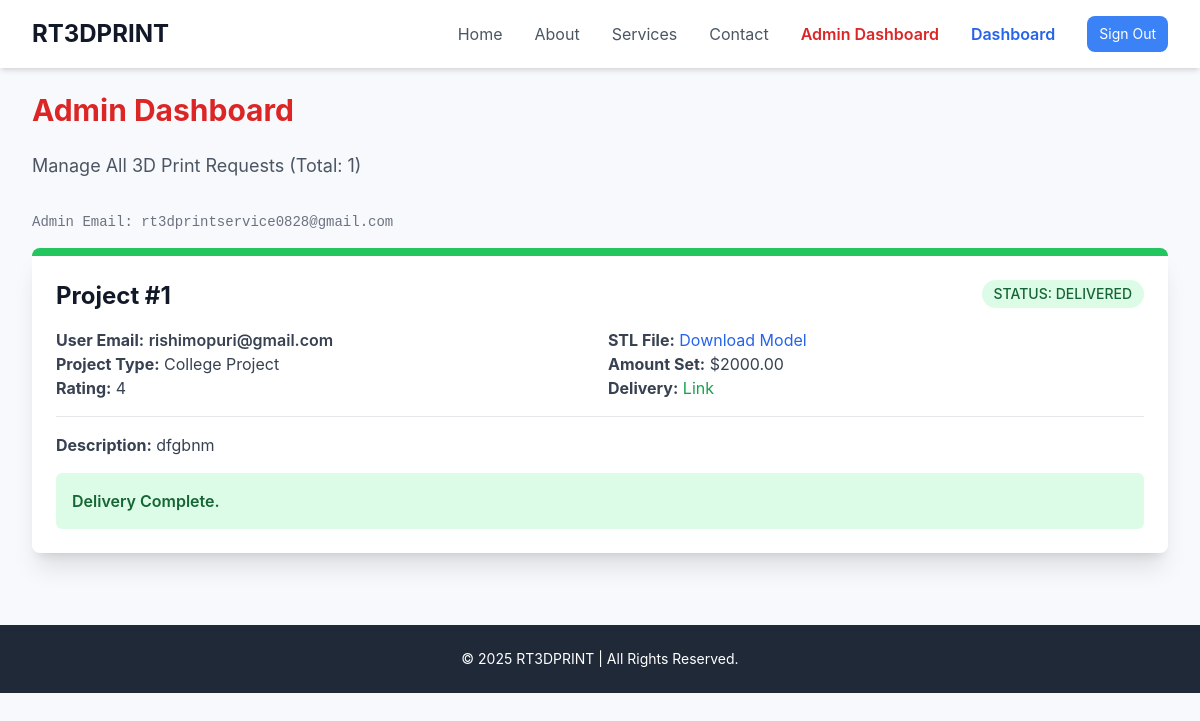
The app's page /admin/dashboard (signed in) with its own data.
### app.py (models this page shows, shortened)
class User(db.Model):
    id = db.Column(db.Integer, primary_key=True)
    email = db.Column(db.String(120), unique=True, nullable=False)
    password_hash = db.Column(db.String(128), nullable=False)
    is_admin = db.Column(db.Boolean, default=False)
    projects = db.relationship('Project', backref='user', lazy=True)

class Project(db.Model):
    id = db.Column(db.Integer, primary_key=True)
    user_id = db.Column(db.Integer, db.ForeignKey('user.id'), nullable=False)
    project_type = db.Column(db.String(50), nullable=False)
    description = db.Column(db.Text, nullable=False)
    stl_path = db.Column(db.String(255)) # Path to uploaded STL file
    status = db.Column(db.String(50), default='PENDING') # PENDING, PAYMENT_AWAITING, PAID, PROCESSING, DELIVERED
    payment_amount = db.Column(db.Float)
    payment_qr_link = db.Column(db.String(255)) # Link to QR code or instructions
    payment_proof_path = db.Column(db.String(255)) # Path to uploaded screenshot
    admin_notes = db.Column(db.Text)
    delivery_link = db.Column(db.String(255)) # Link to final ZIP/Drive file
    user_rating = db.Column(db.Integer)

### app.py (the view)
    @login_required
    def wrapper(*args, **kwargs):
        user = db.session.get(User, session.get('user_id'))
        if user is None or not user.is_admin:
            flash('Access denied. Admin privileges required.', 'danger')
            return redirect(url_for('user_dashboard'))
        return f(*args, **kwargs)

### app.py (called while the page is built)
def login_required(f):
    def wrapper(*args, **kwargs):
        if 'user_id' not in session:
            flash('Please log in to access this page.', 'danger')
            return redirect(url_for('login'))
        return f(*args, **kwargs)
    wrapper.__name__ = f.__name__
    return wrapper

def admin_required(f):
    @login_required
    def wrapper(*args, **kwargs):
        user = db.session.get(User, session.get('user_id'))
        if user is None or not user.is_admin:
            flash('Access denied. Admin privileges required.', 'danger')
            return redirect(url_for('user_dashboard'))
        return f(*args, **kwargs)
    wrapper.__name__ = f.__name__
    return wrapper

@app.before_request
def check_auth_status():
    g.current_user_is_admin = False
    g.current_user_email = None
    g.logged_in = 'user_id' in session
    if g.logged_in:
        user = db.session.get(User, session.get('user_id'))
        if user:
            g.current_user_is_admin = user.is_admin
            g.current_user_email = user.email

@app.context_processor
def inject_user_status():
    return {
        'logged_in': g.logged_in,
        'current_user_is_admin': g.current_user_is_admin,
        'current_user_email': g.current_user_email
    }

@app.route('/admin/dashboard')
@admin_required
def admin_dashboard():
    projects = Project.query.order_by(Project.id.desc()).all()
    return render_template('admin_dashboard.html', title="Admin Dashboard", projects=projects)

### templates/admin_dashboard.html (shortened to what this page needs)
{% extends "layout.html" %}
{% block content %}
<h1 class="text-3xl font-bold text-red-600 mb-6">Admin Dashboard</h1>
<p class="text-lg text-gray-600 mb-8">Manage All 3D Print Requests (Total: {{ projects|length }})</p>
<p class="text-sm font-mono text-gray-500 mb-4">Admin Email: {{ current_user_email }}</p>
<div class="space-y-8">
    {% for project in projects %}
    <div class="bg-white p-6 rounded-lg shadow-xl border-t-8
        {% if project.status == 'PENDING' %} border-gray-500
        {% elif project.status == 'PAYMENT_AWAITING' %} border-yellow-500
        {% elif project.status == 'PAID' %} border-indigo-500
        {% elif project.status == 'PROCESSING' %} border-blue-500
        {% elif project.status == 'DELIVERED' %} border-green-500
        {% endif %}">
        <div class="flex justify-between items-start mb-4">
            <h2 class="text-2xl font-bold text-gray-900">Project #{{ project.id }}</h2>
            <span class="px-3 py-1 text-sm font-medium rounded-full
                {% if project.status == 'PENDING' %} bg-gray-200 text-gray-800
                {% elif project.status == 'PAYMENT_AWAITING' %} bg-yellow-100 text-yellow-800
                {% elif project.status == 'PAID' %} bg-indigo-100 text-indigo-800
                {% elif project.status == 'PROCESSING' %} bg-blue-100 text-blue-800
                {% elif project.status == 'DELIVERED' %} bg-green-100 text-green-800
                {% endif %}">
                STATUS: {{ project.status | replace('_', ' ') | upper }}
            </span>
        </div>
        <div class="grid grid-cols-1 md:grid-cols-2 gap-4 text-gray-700 border-b pb-4 mb-4">
            <div>
                <p><strong>User Email:</strong> <span class="font-semibold">{{ project.user.email }}</span></p>
                <p><strong>Project Type:</strong> {{ project.project_type }}</p>
                <p><strong>Rating:</strong> {{ project.user_rating if project.user_rating else 'N/A' }}</p>
            </div>
            <div>
                <p><strong>STL File:</strong> <a href="{{ url_for('download_file', filename=project.stl_path.split('/')[-1]) }}" class="text-blue-600 hover:underline">Download Model</a></p>
                <p><strong>Amount Set:</strong> ${{ "%.2f"|format(project.payment_amount) if project.payment_amount else 'N/A' }}</p>
                {% if project.delivery_link %}
                <p><strong>Delivery:</strong> <a href="{{ project.delivery_link }}" target="_blank" class="text-green-600 hover:underline">Link</a></p>
                {% endif %}
            </div>
        </div>
        <p class="text-gray-700 mb-4"><strong>Description:</strong> {{ project.description }}</p>
        {% if project.status == 'DELIVERED' %}
        <div class="bg-green-100 p-4 rounded-md mt-4">
            <p class="font-semibold text-green-800">Delivery Complete.</p>
        </div>
        {% endif %}
    </div>
    {% endfor %}
</div>
{% endblock %}

### templates/layout.html (shortened to what this page needs)
<!DOCTYPE html>
<html lang="en">
<head>
    <script src="https://cdn.tailwindcss.com"></script>
</head>
<body>
    <header class="bg-white shadow-md">
        <nav class="max-w-7xl mx-auto px-4 sm:px-6 lg:px-8 py-4 flex justify-between items-center">
            <a href="{{ url_for('index') }}" class="text-2xl font-bold text-gray-900">RT3DPRINT</a>
            <div class="hidden md:flex space-x-8 items-center text-gray-600">
                <a href="{{ url_for('index') }}#home" class="hover:text-gray-900">Home</a>
                <a href="{{ url_for('index') }}#about" class="hover:text-gray-900">About</a>
                <a href="{{ url_for('index') }}#services" class="hover:text-gray-900">Services</a>
                <a href="{{ url_for('index') }}#contact" class="hover:text-gray-900">Contact</a>
                {% if logged_in and current_user_is_admin %}
                    <a href="{{ url_for('admin_dashboard') }}" class="text-red-600 font-semibold hover:text-red-700">Admin Dashboard</a>
                {% endif %}
                {% if logged_in %}
                    <a href="{{ url_for('user_dashboard') }}" class="text-blue-600 font-semibold hover:text-blue-700">Dashboard</a>
                    <a href="{{ url_for('logout') }}" class="px-3 py-2 text-sm text-white btn-primary">Sign Out</a>
                {% else %}
                    <a href="{{ url_for('login') }}" class="hover:text-gray-900">Sign In</a>
                    <a href="{{ url_for('signup') }}" class="px-3 py-2 text-sm text-white btn-primary">Sign Up</a>
                {% endif %}
            </div>
        </nav>
    </header>
    <main>
        <div class="max-w-7xl mx-auto py-6 sm:px-6 lg:px-8">
            {% block content %}{% endblock %}
        </div>
    </main>
    <footer class="bg-gray-800 text-white py-6 mt-12">
        <div class="max-w-7xl mx-auto px-4 sm:px-6 lg:px-8 text-center text-sm">
            &copy; 2025 RT3DPRINT | All Rights Reserved.
        </div>
    </footer>
</body>
</html>

### templates/layout.html (style rules this page uses)
body { font-family: 'Inter', sans-serif; background-color: #f7f9fc; }
.btn-primary { background-color: #3b82f6; border-radius: 0.5rem; transition: background-color 0.3s; }

### records on screen
User: email "rt3dprintservice0828@gmail.com"
Project: id "1", status "DELIVERED", user.email "rishimopuri@gmail.com", project_type "College Project", user_rating "4", payment_amount "2000.00", description "dfgbnm", shows "Delivery Complete."

### other values on screen
{{ projects|length }} "1"
